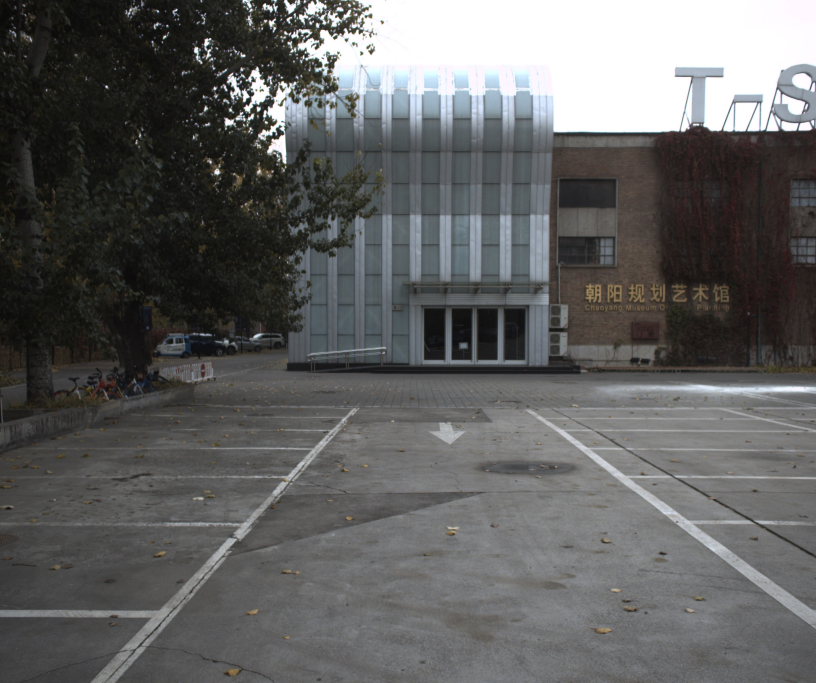
//> input picture example/1.jpg, 2448 x 2048 px (shown at 1/3 size)
$ ./main example/1.jpg example/10.jpg   (built with g++ and OpenCV 4)
//> lines starting //> are read from the running program, lines starting //| are printed output that depends on the picture
#include <iostream>
#include <chrono>
#include <cv.h>
#include <opencv2/opencv.hpp>
#include <opencv2/core/core.hpp>
#include <opencv2/core/utility.hpp>
#include <opencv2/imgproc/imgproc.hpp>
#include <opencv2/imgcodecs.hpp>
#include <opencv2/highgui/highgui.hpp>
#include <opencv2/line_descriptor/descriptor.hpp>
#include <opencv2/features2d/features2d.hpp>
#include <iostream>

#include "tictoc.hpp"

using namespace cv;
using namespace std;
using namespace cv::line_descriptor;
struct sort_descriptor_by_queryIdx
{
    inline bool operator()(const vector<DMatch>& a, const vector<DMatch>& b){
        return ( a[0].queryIdx < b[0].queryIdx );
    }
};
struct sort_lines_by_response
{
    inline bool operator()(const KeyLine& a, const KeyLine& b){
        return ( a.response > b.response );
    }
};
void ExtractLineSegment(const Mat &img, const Mat &image2, vector<KeyLine> &keylines,vector<KeyLine> &keylines2);
void ExtractORB(const Mat &img, const Mat &image2, vector<KeyPoint> &KeyPoints,vector<KeyPoint> &KeyPoints2);
int main(int argc, char**argv)
{
    if(argc != 3)
    {
        cerr << endl << "Usage: ./Line path_to_image1 path_to_image2" << endl;
        return 1;
    }
    string imagePath1=string(argv[1]);
    string imagePath2=string(argv[2]);
    cout<<"import two images"<<endl;
    Mat image1=imread(imagePath1);
//> image1 is the input picture: 2048 rows x 2448 cols, CV_8UC3; mean B, G, R 96.8, 97.2, 97
    Mat image2=imread(imagePath2);
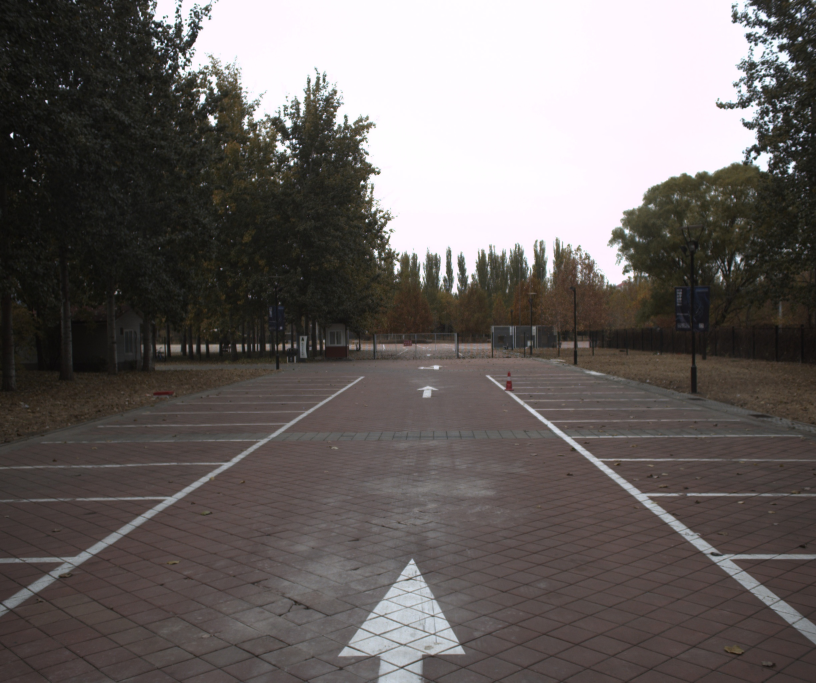
//> input picture example/10.jpg, 2448 x 2048 px (shown at 1/3 size)
//> image2 is the input picture: 2048 rows x 2448 cols, CV_8UC3; mean B, G, R 98, 99.8, 105.3

//    imshow("ima1",image1);
//    imshow("ima2",image2);
//    waitKey(0);
    if(!image1.data || !image2.data)
    {
        cout<<"the path is wrong"<<endl;
    }

    cv::resize(image1,image1,Size(640,480));
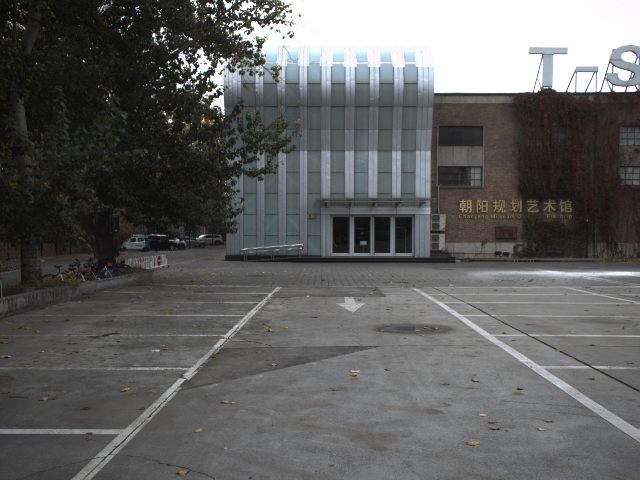
//> image1: 480 rows x 640 cols, CV_8UC3; mean B, G, R 96.7, 97.1, 96.9
    cv::resize(image2,image2,Size(640,480));
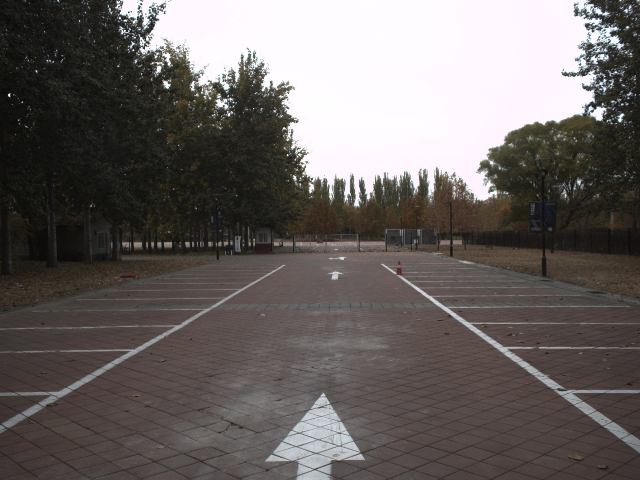
//> image2: 480 rows x 640 cols, CV_8UC3; mean B, G, R 97.9, 99.8, 105.2


    vector<KeyLine> keylines,keylines2;


//> (the run ends here: the program needs code that is not available in this run, at `TicToc time;`)
